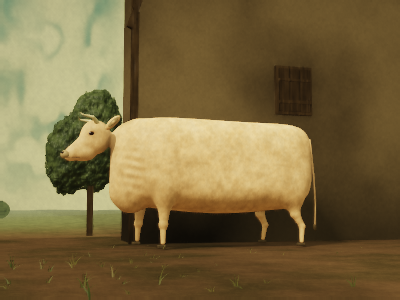
#> input picture BrotherTroubled/baseline/left.png, 400 x 300 px
$ python edges.py ../baseline/left.png ../baseline/portrait.png
#> lines starting #> are read from the running program, lines starting #| are printed output that depends on the picture
#!/usr/bin/env python3
"""edges.py RENDER [REFERENCE] -- compare the cow's silhouette edges numerically against the painting.

Thresholded on luminance, as the painted cow is much brighter than the barn behind it. Prints, for each
probe line, the reference edge and the render edge in painting pixels (800x668) and the difference.
"""
import sys
import numpy as np
from PIL import Image
import os
REF = os.environ.get('BT_REFERENCE', 'reference/painting.jpg')  # the 800x668 source painting (not shipped)
ren = np.asarray(Image.open(sys.argv[1]).convert('RGB').resize((800, 668), Image.LANCZOS)).astype(float) / 255
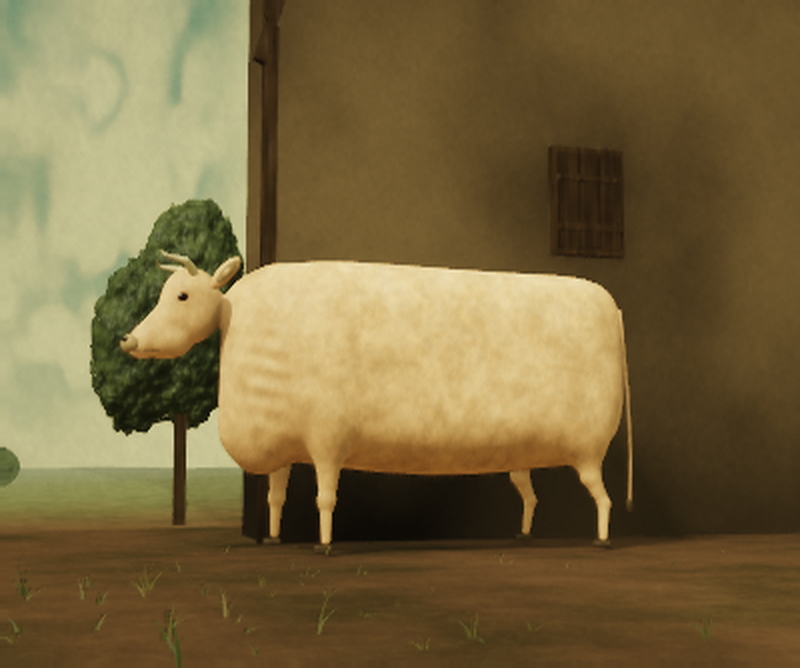
#> ren: shape (668, 800, 3) float64; mean R, G, B 0.477, 0.406, 0.25
ref = np.asarray(Image.open(sys.argv[2] if len(sys.argv) > 2 else REF).convert('RGB')).astype(float) / 255
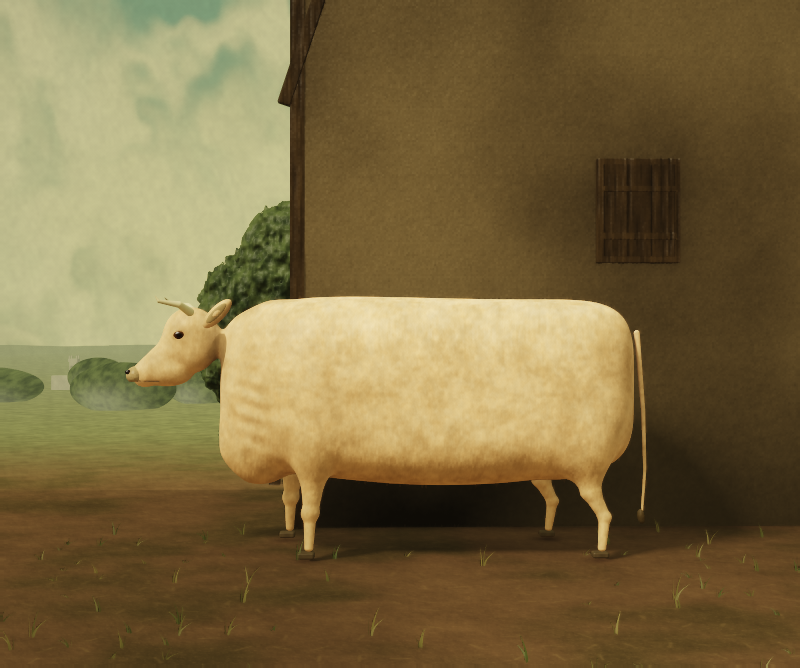
#> input picture BrotherTroubled/baseline/portrait.png, 800 x 668 px
lum = lambda a: 0.2126 * a[..., 0] + 0.7152 * a[..., 1] + 0.0722 * a[..., 2]
Lr, Lm = lum(ref), lum(ren)
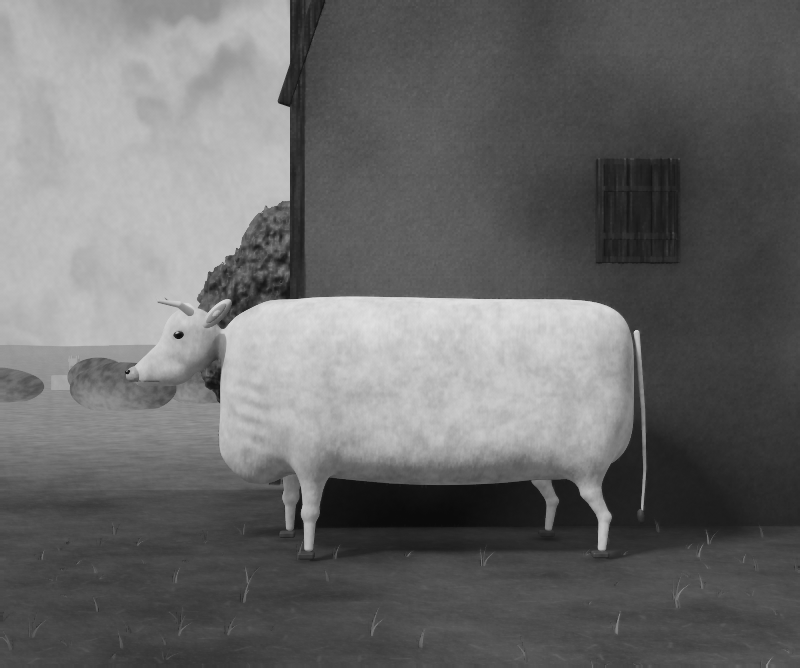
#> Lr: shape (668, 800) float64; min 0.0403, max 0.879, mean 0.418
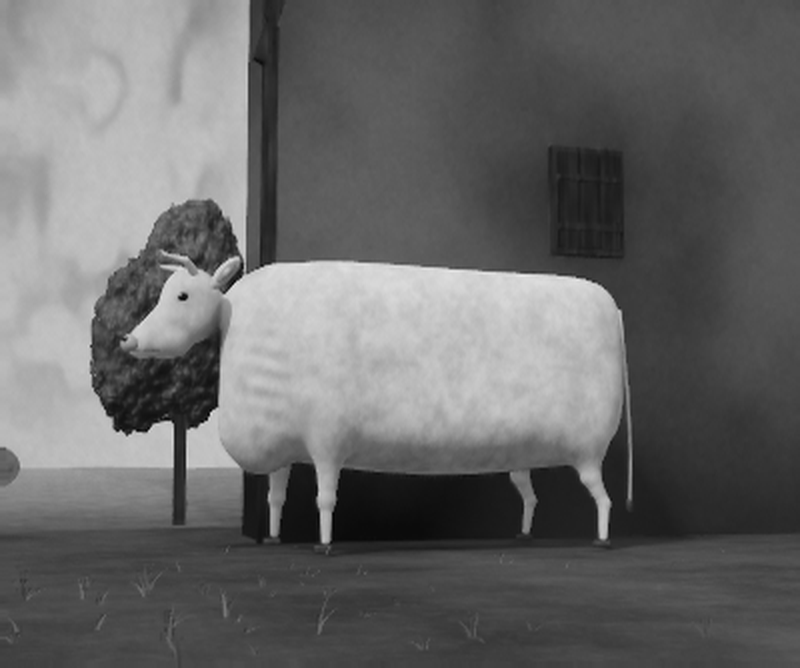
#> Lm: shape (668, 800) float64; min 0, max 0.922, mean 0.41

def first(L, y0, y1, x, thr):   # scanning down
    col = L[y0:y1, x]; i = np.argmax(col > thr); return y0 + i if col[i] > thr else -1
def last_x(L, y, x0, x1, thr):  # right-most bright pixel in [x0,x1) excluding thin tail strand (needs run >= 6px)
    row = L[y, x0:x1] > thr
    xs = np.where(row)[0]
    if not len(xs): return -1
    # take the right end of the first long run from the left
    run_end = xs[0]
    for a in xs[1:]:
        if a == run_end + 1: run_end = a
        else:
            if run_end - xs[0] >= 6: break
            run_end = a
    return x0 + run_end
def report(name, pairs):
    print(name);
    for k, (a, b) in pairs: print(f'   {k:>4}: ref {a:4d}  render {b:4d}  diff {b-a:+4d}')
tr, tm = 0.42, 0.42
report('back line (y of top edge) at x', [(x, (first(Lr, 250, 420, x, tr), first(Lm, 250, 420, x, tm))) for x in range(250, 630, 40)])
#> in first, `col = L[y0:y1, x]`: col = 170 values, max 0.822 at index 66, min 0.198 at index 50, mean 0.596
#> in first, `i = np.argmax(col > thr)`: i = 4
#> the loop in report, `for k, (a, b) in pairs: print(f'   {k:>4}: ref {a:4d}  render {b:4d}  ..` made 10 passes
#> (k, a, b) on passes 1 to 10: (250, 254, 271), (290, 299, 262), (330, 297, 260), (370, 296, 262), (410, 297, 264), (450, 298, 269), (490, 299, 271), (530, 299, 273), (570, 299, 276), (610, 307, 294)
#|     250: ref  254  render  271  diff  +17
#|     290: ref  299  render  262  diff  -37
#|     330: ref  297  render  260  diff  -37
#|     370: ref  296  render  262  diff  -34
#|     410: ref  297  render  264  diff  -33
#|     450: ref  298  render  269  diff  -29
#|     490: ref  299  render  271  diff  -28
#|     530: ref  299  render  273  diff  -26
#> (further printed lines are left out)
report('rump edge (x) at y', [(y, (last_x(Lr, y, 560, 700, tr), last_x(Lm, y, 560, 700, tm))) for y in range(310, 480, 20)])
#> in last_x, `xs = np.where(row)[0]`: xs = 56 values from 0 to 55
#> in last_x, `run_end = xs[0]`: run_end = 0
#> the loop in last_x, `for a in xs[1:]:` made 55 passes
#> the loop in last_x (call 2), `for a in xs[1:]:` made 60 passes
#> the loop in report (call 2), `for k, (a, b) in pairs: print(f'   {k:>4}: ref {a:4d}  render {b:4d}  ..` made 9 passes
#> (k, a, b) on passes 1 to 9: (310, 615, 620), (330, 629, 623), (350, 632, 624), (370, 633, 626), (390, 633, 622), (410, 633, 621), (430, 631, 615), (450, 624, 605), (470, 606, 599)
#|     310: ref  615  render  620  diff   +5
#|     330: ref  629  render  623  diff   -6
#|     350: ref  632  render  624  diff   -8
#|     370: ref  633  render  626  diff   -7
#|     390: ref  633  render  622  diff  -11
#|     410: ref  633  render  621  diff  -12
#|     430: ref  631  render  615  diff  -16
#|     450: ref  624  render  605  diff  -19
#> (further printed lines are left out)
def first_x(L, y, x0, x1, thr):
    row = L[y, x0:x1] > thr; xs = np.where(row)[0]; return x0 + xs[0] if len(xs) else -1
report('front edge (x) at y', [(y, (first_x(Lr, y, 200, 320, tr), first_x(Lm, y, 200, 320, tm))) for y in range(400, 490, 15)])
def last_y(L, x, y0, y1, thr):
    col = L[y0:y1, x] > thr; ys = np.where(col)[0]; return y0 + ys.max() if len(ys) else -1
report('belly edge (y) at x', [(x, (last_y(Lr, x, 440, 500, tr), last_y(Lm, x, 440, 500, tm))) for x in range(340, 540, 40)])
